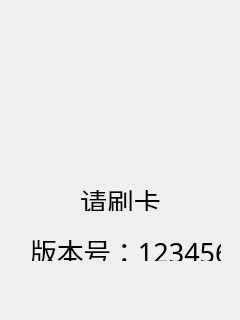
<?xml version="1.0" encoding="UTF-8"?>
<ui version="4.0">
 <class>Frame</class>
 <widget class="QWidget" name="Frame">
  <property name="geometry">
   <rect>
    <x>0</x>
    <y>0</y>
    <width>240</width>
    <height>320</height>
   </rect>
  </property>
  <property name="windowTitle">
   <string>Form</string>
  </property>
  <widget class="QLabel" name="label_hint">
   <property name="geometry">
    <rect>
     <x>80</x>
     <y>190</y>
     <width>81</width>
     <height>21</height>
    </rect>
   </property>
   <property name="font">
    <font>
     <family>AR PL UKai CN</family>
     <pointsize>20</pointsize>
    </font>
   </property>
   <property name="text">
    <string>请刷卡</string>
   </property>
  </widget>
  <widget class="QLabel" name="label_logo">
   <property name="geometry">
    <rect>
     <x>40</x>
     <y>20</y>
     <width>150</width>
     <height>130</height>
    </rect>
   </property>
   <property name="text">
    <string/>
   </property>
  </widget>
  <widget class="QLabel" name="label">
   <property name="geometry">
    <rect>
     <x>30</x>
     <y>240</y>
     <width>191</width>
     <height>21</height>
    </rect>
   </property>
   <property name="font">
    <font>
     <family>AR PL UKai CN</family>
     <pointsize>20</pointsize>
    </font>
   </property>
   <property name="text">
    <string>版本号：123456</string>
   </property>
  </widget>
 </widget>
 <resources/>
 <connections/>
</ui>
